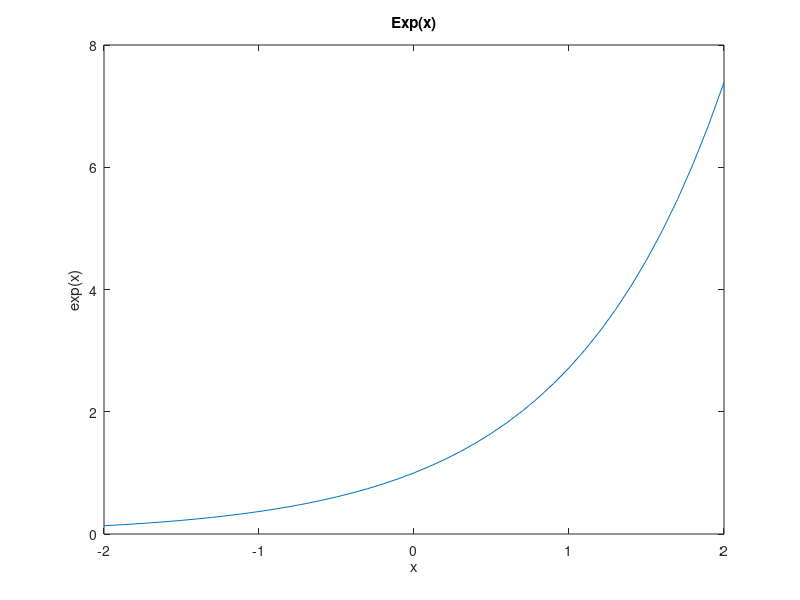
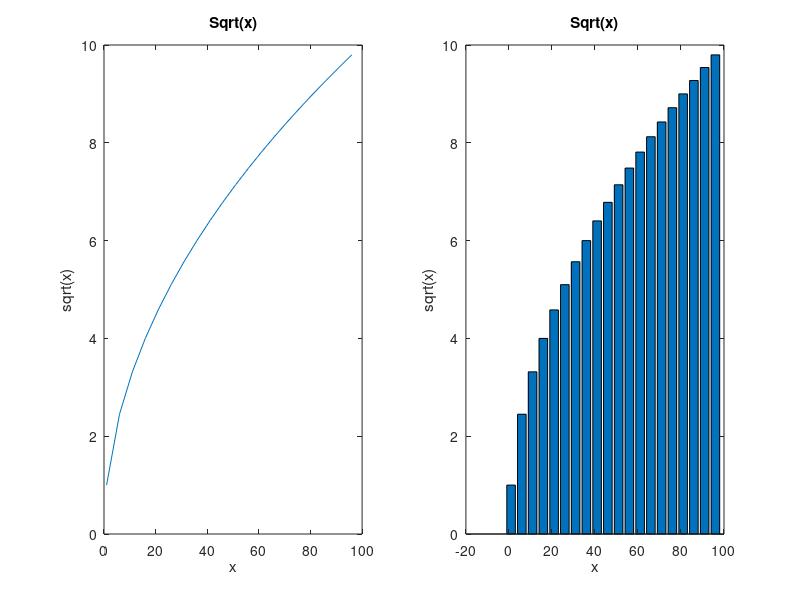

These charts were generated, in order, by the following MATLAB code:
%creazione di funzioni!!!
vector_1 = 1:10;
vector_2 = linspace(2,12,3);
mymat = zeros(4,2);
mymat(2,:) = [3,6];
x = linspace(-pi,pi,20);
y = sin(x);
mat = randi([-5,5],[4,6]);
mat_pos = abs(mat);

xval = -2:0.1:2;
yval = exp(xval);
figure(1);
plot(xval,yval);
title('Exp(x)');
xlabel('x');
ylabel('exp(x)');

figure(2);
xvet = 1:5:100;
yvet = sqrt(xvet);
subplot(1,2,1);
plot(xvet,yvet);
title('Sqrt(x)');
xlabel('x');
ylabel('sqrt(x)');
subplot(1,2,2);
bar(xvet,yvet);
title('Sqrt(x)');
xlabel('x');
ylabel('sqrt(x)');
